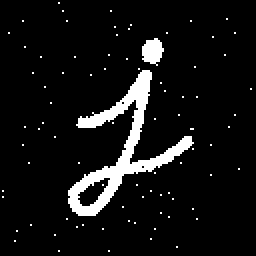
#> input picture projects/rtcl_tp25k_usb3/rtcl_tp25k_usb3_calc_summation/app/rust/img_128x128.pgm, 128 x 128 px (shown 2 times larger); its folder holds only this picture in this run
$ python tile_image2.py
#> lines starting #> are read from the running program, lines starting #| are printed output that depends on the picture; after the words box and inside, x2 and y2 are one past the last pixel; in counts of white or black regions, pixels touching at a corner belong together
#!/usr/bin/env python3
"""img_128x128.pgm を並べて 1024x1024 の画像を生成する"""

import cv2
import numpy as np

expand = 2
tile_w, tile_h = 128, 128
#out_w, out_h = 512, 512
#out_w, out_h = 4096, 4096
out_w, out_h = 256, 256
scaled_tile_w = tile_w * expand
scaled_tile_h = tile_h * expand
cols = out_w // scaled_tile_w
rows = out_h // scaled_tile_h

src_pgm = f"img_{tile_w}x{tile_h}.pgm"
dst_pgm = f"img_{out_w}x{out_h}.pgm"
dst_bin = f"input_{out_w}x{out_h}.bin"

src = cv2.imread(str(src_pgm), cv2.IMREAD_UNCHANGED)
#> src: shape (128, 128); 7.4% white; 84 white regions (82 under 20 px), largest, box (x1, y1, x2, y2) and area: (34, 35, 97, 108) 1021, (71, 19, 82, 33) 108
if src is None:
    raise FileNotFoundError(f"Failed to read source image: {src_pgm}")

# src を縦横 expand 倍にバイリニア拡大してから二値化
src_scaled = cv2.resize(src, (scaled_tile_w, scaled_tile_h), interpolation=cv2.INTER_LINEAR)
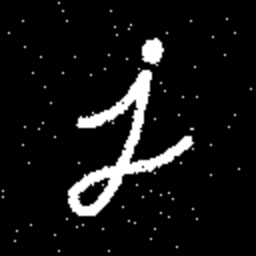
#> src_scaled: shape (256, 256); min 0, max 255, mean 18.9
src_binary = ((src_scaled >= 128).astype(np.uint8) * 255)
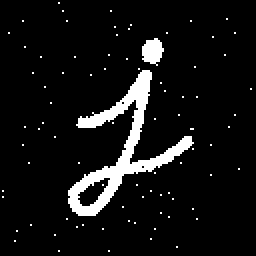
#> src_binary: shape (256, 256); 7.4% white; 84 white regions (82 under 20 px), largest, box (x1, y1, x2, y2) and area: (68, 70, 194, 216) 4084, (142, 38, 164, 66) 432

# 二値化後のタイルを並べる
dst = np.tile(src_binary, (rows, cols))

# P2 (ASCII) PGM として保存
with open(dst_pgm, "w") as f:
    f.write(f"P2\n{out_w} {out_h}\n255\n")
    for row in dst:
        f.write(" ".join(str(v) for v in row) + "\n")
print(f"Saved {dst_pgm} ({out_w}x{out_h})")

# 2値画像として1バイト8画素パックのバイナリ出力 (MSB first, 閾値=128)
binary = (dst >= 128).astype(np.uint8)
packed = np.packbits(binary, axis=1, bitorder='little')
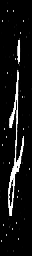
#> packed: shape (256, 32); min 0, max 255, mean 19.1
with open(dst_bin, "wb") as f:
    f.write(packed.tobytes())
print(f"Saved {dst_bin} ({out_w}x{out_h}, 1bpp packed)")
